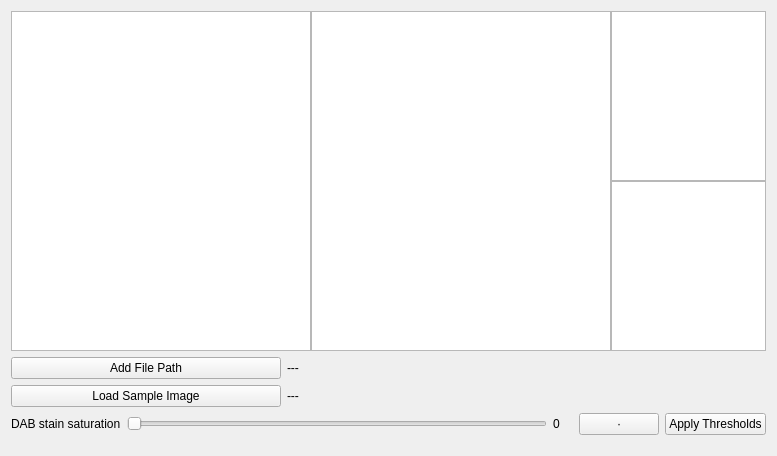
<?xml version="1.0" encoding="UTF-8"?>
<ui version="4.0">
 <class>Form</class>
 <widget class="QWidget" name="Form">
  <property name="geometry">
   <rect>
    <x>0</x>
    <y>0</y>
    <width>777</width>
    <height>456</height>
   </rect>
  </property>
  <property name="maximumSize">
   <size>
    <width>16777215</width>
    <height>16777215</height>
   </size>
  </property>
  <property name="windowTitle">
   <string>Form</string>
  </property>
  <layout class="QVBoxLayout" name="verticalLayout">
   <item>
    <layout class="QHBoxLayout" name="horizontalLayout_4">
     <property name="spacing">
      <number>0</number>
     </property>
     <property name="topMargin">
      <number>0</number>
     </property>
     <property name="rightMargin">
      <number>0</number>
     </property>
     <item>
      <widget class="QGraphicsView" name="graphicsView">
       <property name="minimumSize">
        <size>
         <width>300</width>
         <height>300</height>
        </size>
       </property>
      </widget>
     </item>
     <item>
      <widget class="QGraphicsView" name="graphicsView_2">
       <property name="minimumSize">
        <size>
         <width>300</width>
         <height>300</height>
        </size>
       </property>
      </widget>
     </item>
     <item>
      <layout class="QVBoxLayout" name="verticalLayout_2">
       <property name="spacing">
        <number>0</number>
       </property>
       <property name="leftMargin">
        <number>0</number>
       </property>
       <item>
        <widget class="QGraphicsView" name="graphicsView_zoom1">
         <property name="minimumSize">
          <size>
           <width>149</width>
           <height>149</height>
          </size>
         </property>
        </widget>
       </item>
       <item>
        <widget class="QGraphicsView" name="graphicsView_zoom2">
         <property name="minimumSize">
          <size>
           <width>149</width>
           <height>149</height>
          </size>
         </property>
        </widget>
       </item>
      </layout>
     </item>
    </layout>
   </item>
   <item>
    <layout class="QHBoxLayout" name="horizontalLayout">
     <property name="leftMargin">
      <number>0</number>
     </property>
     <property name="topMargin">
      <number>0</number>
     </property>
     <item>
      <widget class="QPushButton" name="trainingbutton">
       <property name="maximumSize">
        <size>
         <width>270</width>
         <height>16777215</height>
        </size>
       </property>
       <property name="text">
        <string>Add File Path</string>
       </property>
      </widget>
     </item>
     <item>
      <widget class="QLabel" name="lbl">
       <property name="minimumSize">
        <size>
         <width>400</width>
         <height>0</height>
        </size>
       </property>
       <property name="text">
        <string>---</string>
       </property>
      </widget>
     </item>
    </layout>
   </item>
   <item>
    <layout class="QHBoxLayout" name="horizontalLayout_2">
     <property name="bottomMargin">
      <number>0</number>
     </property>
     <item>
      <widget class="QPushButton" name="imagebutton">
       <property name="maximumSize">
        <size>
         <width>270</width>
         <height>16777215</height>
        </size>
       </property>
       <property name="text">
        <string>Load Sample Image</string>
       </property>
      </widget>
     </item>
     <item>
      <widget class="QLabel" name="lbl2">
       <property name="minimumSize">
        <size>
         <width>400</width>
         <height>0</height>
        </size>
       </property>
       <property name="text">
        <string>---</string>
       </property>
      </widget>
     </item>
    </layout>
   </item>
   <item>
    <layout class="QHBoxLayout" name="horizontalLayout_3">
     <property name="bottomMargin">
      <number>10</number>
     </property>
     <item>
      <widget class="QLabel" name="dablbl">
       <property name="text">
        <string>DAB stain saturation</string>
       </property>
      </widget>
     </item>
     <item>
      <widget class="QSlider" name="slider">
       <property name="orientation">
        <enum>Qt::Horizontal</enum>
       </property>
      </widget>
     </item>
     <item alignment="Qt::AlignHCenter|Qt::AlignVCenter">
      <widget class="QLabel" name="slbl">
       <property name="minimumSize">
        <size>
         <width>20</width>
         <height>0</height>
        </size>
       </property>
       <property name="text">
        <string>0</string>
       </property>
      </widget>
     </item>
     <item>
      <widget class="QPushButton" name="togglebtn">
       <property name="text">
        <string>·</string>
       </property>
       <property name="checkable">
        <bool>false</bool>
       </property>
      </widget>
     </item>
     <item>
      <widget class="QPushButton" name="applybtn">
       <property name="text">
        <string>Apply Thresholds</string>
       </property>
      </widget>
     </item>
    </layout>
   </item>
  </layout>
 </widget>
 <resources/>
 <connections/>
</ui>
